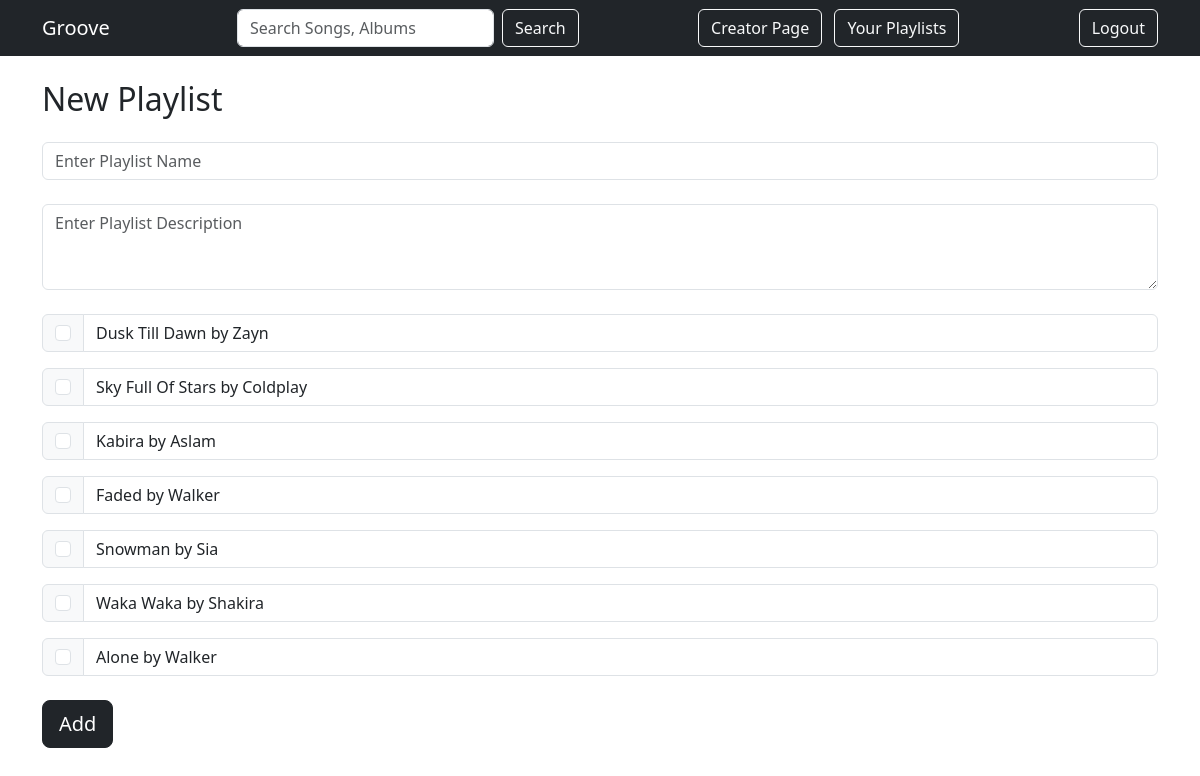
The page /create_playlist (signed in) on the database its author committed.
### groove/models.py (models this page shows, shortened)
class Song(db.Model):
    __tablename__ = 'song'
    id = db.Column(db.Integer, primary_key=True)
    name = db.Column(db.String(255), nullable=False)
    creator = db.Column(db.Integer, nullable=False)
    lyrics = db.Column(db.Text, nullable=True)
    duration = db.Column(db.Float, nullable=False, default=3.12)
    date_uploaded = db.Column(db.Date, nullable=False)
    album_id = db.Column(db.Integer, db.ForeignKey('album.id'), nullable=True)
    genre_id = db.Column(db.Integer, db.ForeignKey('genre.id'), nullable=False)
    artist = db.Column(db.String(255), nullable=False)
    rating = db.relationship('SongRating', backref='song', lazy=True)
    times_played = db.Column(db.Integer, default=0, nullable=False)
    flag = db.Column(db.Boolean, default=0)

### groove/routes.py (the view)
@app.route('/create_playlist')
def create_playlist_page():
    if 'id' not in session:
        flash('Login to continue.')
        return redirect(url_for('login_page'))
    songs = Song.query.filter(Song.flag == 0).order_by(func.random()).limit(7).all()
    user = User.query.filter_by(id=session['id']).first()
    return render_template('create_playlist.html', songs=songs, user=user)

### groove/templates/create_playlist.html (shortened to what this page needs)
<!DOCTYPE html>
<html lang="en">
<head>
    <link href="https://cdn.jsdelivr.net/npm/bootstrap@5.3.2/dist/css/bootstrap.min.css" rel="stylesheet">
</head>
<body>
    <nav class="navbar navbar-expand-lg navbar-dark bg-dark">
        <div class="container">
            <a class="navbar-brand" href="{{ url_for('user_home_page') }}">Groove</a>
            <form class="d-flex" action="{{ url_for('search_page') }}" method="post">
                <input class="form-control me-2" type="search" placeholder="Search Songs, Albums" aria-label="Search" name="search">
                <button class="btn btn-outline-light" type="submit">Search</button>
            </form>
            <div>
                {% if user.role_id == 2 %}
                <a class="btn btn-outline-light ms-2" href="{{ url_for('creator_home_page') }}">Creator Page</a>
                {% endif %}
                <a class="btn btn-outline-light ms-2" href="{{ url_for('playlists_page') }}">Your Playlists</a>
            </div>
            <div>
                <a class="btn btn-outline-light ms-2" href="{{ url_for('logout') }}">Logout</a>
            </div>
        </div>
    </nav>
    <div class="container my-4">
        <h2>New Playlist</h2>
        <form method="post">
            <div class="my-4">
                <input type="text" class="form-control" placeholder="Enter Playlist Name" name="playlist_name">
            </div>
            <div class="my-4">
                <textarea class="form-control" placeholder="Enter Playlist Description" name="description" rows="3"></textarea>
            </div>
            <div class="my-4">
                {% for song in songs %}
                <div class="form-group">
                    <div class="input-group mb-3">
                        <div class="input-group-text">
                            <input class="form-check-input mt-0" type="checkbox" value="{{ song.id }}" id="song{{ song.id }}" name="song">
                        </div>
                        <label class="form-control" for="song{{ song.id }}">{{ song.name }}  by  {{ song.artist }}</label>
                    </div>
                </div>
                {% endfor %}
            </div>
            <button type="submit" class="btn btn-dark btn-lg">Add</button>
        </form>
    </div>
</body>
</html>

### rows shown on the page
Song: name "Dusk Till Dawn", artist "Zayn"
Song: name "Sky Full Of Stars", artist "Coldplay"
Song: name "Kabira", artist "Aslam"
Song: name "Faded", artist "Walker"
Song: name "Snowman", artist "Sia"
Song: name "Waka Waka", artist "Shakira"
Song: name "Alone", artist "Walker"
